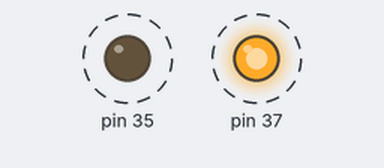
The program below on a simulated Raspberry Pi (header pin numbers). Shown: output pins drawn as LEDs (lit = HIGH). Dashed ring = blinking.

Above: at 0.5 s.
Timing chart, 0 to 4.6 s (numbered marks = the images above):
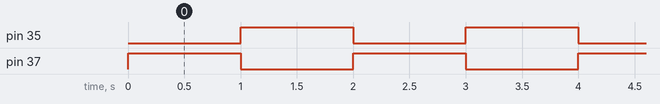

The program:

LEDTest.py
```python
import RPi.GPIO as GPIO
import time

GPIO.setmode(GPIO.BOARD)
GPIO.setup(37, GPIO.OUT)
GPIO.setup(35, GPIO.OUT)

GPIO.output(37, False)
GPIO.output(35, False)
try:
    while True:
        GPIO.output(37, True)
        time.sleep(1)

        GPIO.output(37, False)
        GPIO.output(35, True)
        time.sleep(1)

        GPIO.output(35, False)

finally:
    GPIO.cleanup()


    
```

Measured:
- by itself, pin 35, pin 37: alternates HIGH for 1.0 s and LOW for 1.0 s
